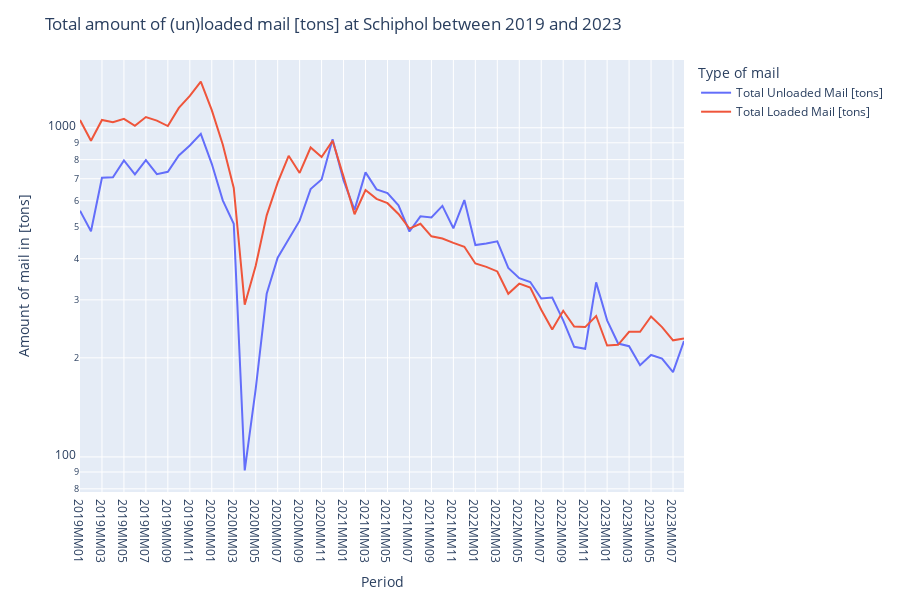

Write notebook code for a chart like this one.
### Code cell
data_mail = data.loc[data['Periods'].str.contains('2019MM|2020MM|2021MM|2022MM|2023MM', case=False, regex=True)]
data_mail = data_mail[data_mail['Airports'] == 'Schiphol']

print(f'Dataframe shape: {data_mail.shape}')

figmail = px.line(data_mail, 
                x = "Periods", 
                y = ["Total Unloaded Mail [tons]", "Total Loaded Mail [tons]"],
                labels = {
                    "Periods": "Period",
                    "value": "Amount of mail in [tons]",
                    "variable": "Type of mail"
                    },
                log_y = True,
                )

figmail.update_layout(
                title={'text': 'Total amount of (un)loaded mail [tons] at Schiphol between 2019 and 2023'},
                height=600,
                )

figmail.update_yaxes(categoryorder = 'category ascending')

figmail.show()

### Figure 1 — Plotly figure (JSON) as saved in the notebook; plotly's stock layout.template omitted (floating-point values rounded to 4 significant figures)
{"data": [{"hovertemplate": "Type of mail=Total Unloaded Mail [tons]<br>Period=%{x}<br>Amount of mail in [tons]=%{y}<extra></extra>", "legendgroup": "Total Unloaded Mail [tons]", "line": {"color": "#636efa", "dash": "solid"}, "marker": {"symbol": "circle"}, "mode": "lines", "name": "Total Unloaded Mail [tons]", "orientation": "v", "showlegend": true, "type": "scatter", "x": ["2019MM01", "2019MM02", "2019MM03", "2019MM04", "2019MM05", "2019MM06", "2019MM07", "2019MM08", "2019MM09", "2019MM10", "2019MM11", "2019MM12", "2020MM01", "2020MM02", "2020MM03", "2020MM04", "2020MM05", "2020MM06", "2020MM07", "2020MM08", "2020MM09", "2020MM10", "2020MM11", "2020MM12", "2021MM01", "2021MM02", "2021MM03", "2021MM04", "2021MM05", "2021MM06", "2021MM07", "2021MM08", "2021MM09", "2021MM10", "2021MM11", "2021MM12", "2022MM01", "2022MM02", "2022MM03", "2022MM04", "2022MM05", "2022MM06", "2022MM07", "2022MM08", "2022MM09", "2022MM10", "2022MM11", "2022MM12", "2023MM01", "2023MM02", "2023MM03", "2023MM04", "2023MM05", "2023MM06", "2023MM07", "2023MM08"], "xaxis": "x", "y": ["     560", "     485", "     705", "     707", "     796", "     722", "     797", "     723", "     735", "     824", "     883", "     958", "     777", "     602", "     511", "      91", "     161", "     313", "     403", "     461", "     522", "     651", "     696", "     923", "     692", "     563", "     732", "     650", "     633", "     581", "     484", "     538", "     534", "     579", "     495", "     603", "     440", "     445", "     452", "     375", "     349", "     340", "     303", "     305", "     260", "     216", "     213", "     339", "     260", "     221", "     217", "     190", "     204", "     199", "     181", "     225"], "yaxis": "y"}, {"hovertemplate": "Type of mail=Total Loaded Mail [tons]<br>Period=%{x}<br>Amount of mail in [tons]=%{y}<extra></extra>", "legendgroup": "Total Loaded Mail [tons]", "line": {"color": "#EF553B", "dash": "solid"}, "marker": {"symbol": "circle"}, "mode": "lines", "name": "Total Loaded Mail [tons]", "orientation": "v", "showlegend": true, "type": "scatter", "x": ["2019MM01", "2019MM02", "2019MM03", "2019MM04", "2019MM05", "2019MM06", "2019MM07", "2019MM08", "2019MM09", "2019MM10", "2019MM11", "2019MM12", "2020MM01", "2020MM02", "2020MM03", "2020MM04", "2020MM05", "2020MM06", "2020MM07", "2020MM08", "2020MM09", "2020MM10", "2020MM11", "2020MM12", "2021MM01", "2021MM02", "2021MM03", "2021MM04", "2021MM05", "2021MM06", "2021MM07", "2021MM08", "2021MM09", "2021MM10", "2021MM11", "2021MM12", "2022MM01", "2022MM02", "2022MM03", "2022MM04", "2022MM05", "2022MM06", "2022MM07", "2022MM08", "2022MM09", "2022MM10", "2022MM11", "2022MM12", "2023MM01", "2023MM02", "2023MM03", "2023MM04", "2023MM05", "2023MM06", "2023MM07", "2023MM08"], "xaxis": "x", "y": ["    1055", "     913", "    1056", "    1040", "    1064", "    1014", "    1078", "    1051", "    1012", "    1149", "    1250", "    1381", "    1131", "     890", "     656", "     290", "     381", "     542", "     681", "     822", "     729", "     871", "     815", "     913", "     711", "     546", "     647", "     608", "     590", "     547", "     494", "     511", "     468", "     461", "     447", "     435", "     387", "     378", "     366", "     313", "     336", "     327", "     280", "     244", "     278", "     249", "     248", "     268", "     218", "     219", "     240", "     240", "     267", "     248", "     226", "     229"], "yaxis": "y"}], "layout": {"height": 600, "legend": {"title": {"text": "Type of mail"}, "tracegroupgap": 0}, "margin": {"t": 60}, "title": {"text": "Total amount of (un)loaded mail [tons] at Schiphol between 2019 and 2023"}, "xaxis": {"anchor": "y", "domain": [0, 1], "title": {"text": "Period"}}, "yaxis": {"anchor": "x", "categoryorder": "category ascending", "domain": [0, 1], "title": {"text": "Amount of mail in [tons]"}, "type": "log"}}}
